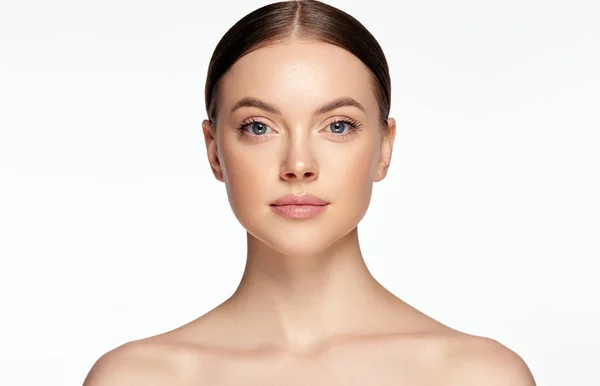
#> input picture yüz.jpg, 600 x 386 px
$ python untitled7.py
#> lines starting #> are read from the running program, lines starting #| are printed output that depends on the picture; after the words box and inside, x2 and y2 are one past the last pixel; in counts of white or black regions, pixels touching at a corner belong together
import cv2
img_path="yüz.jpg"

cascade_path=cv2.data.haarcascades+"haarcascade_frontalface_default.xml"
face_cascade=cv2.CascadeClassifier(cascade_path)

cascade_eye_path=cv2.data.haarcascades+"haarcascade_eye.xml"
eye_cascade=cv2.CascadeClassifier(cascade_eye_path)

img=cv2.imread(img_path)
#> img is the input picture: shape (386, 600, 3); mean B, G, R 215.6, 222.4, 233.8

gray=cv2.cvtColor(img, cv2.COLOR_BGR2GRAY)
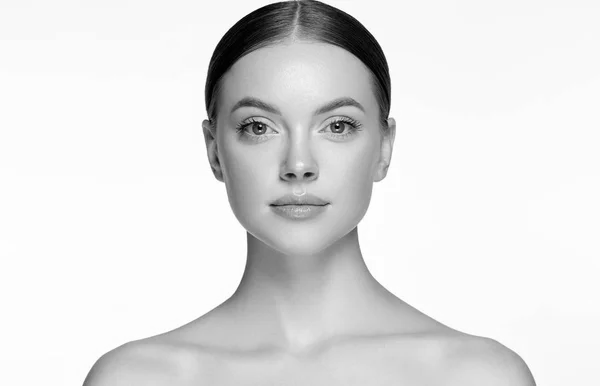
#> gray: shape (386, 600); min 0, max 255, mean 225.1

faces=face_cascade.detectMultiScale(gray, scaleFactor=1.1,minNeighbors=5)
#> faces = [[199, 47, 199, 199]]
for x,y,w,h in faces:
    cv2.rectangle(img,(x,y),(x+w,y+h),(255,0,0),2)
    roi_gray=gray[y:y+h,x:x+w]
    eyes=eye_cascade.detectMultiScale(roi_gray,scaleFactor=1.1,minNeighbors=5)
#> this loop made 1 pass
#> pass 1, `roi_gray=gray[y:y+h,x:x+w]`:
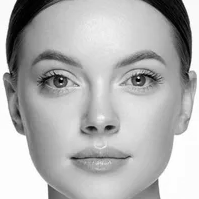
#> roi_gray: shape (199, 199); min 0, max 255, mean 178.3
#> after the loop:
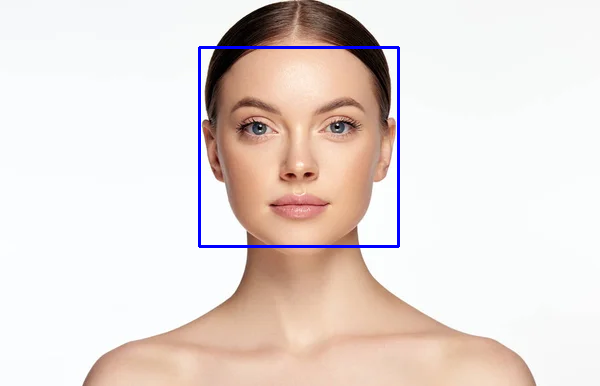
#> img: shape (386, 600, 3); 1.03% of pixels changed, all inside (x1, y1, x2, y2) = (198, 46, 400, 248)
cv2.imshow("asd",img)
cv2.waitKey(0)
